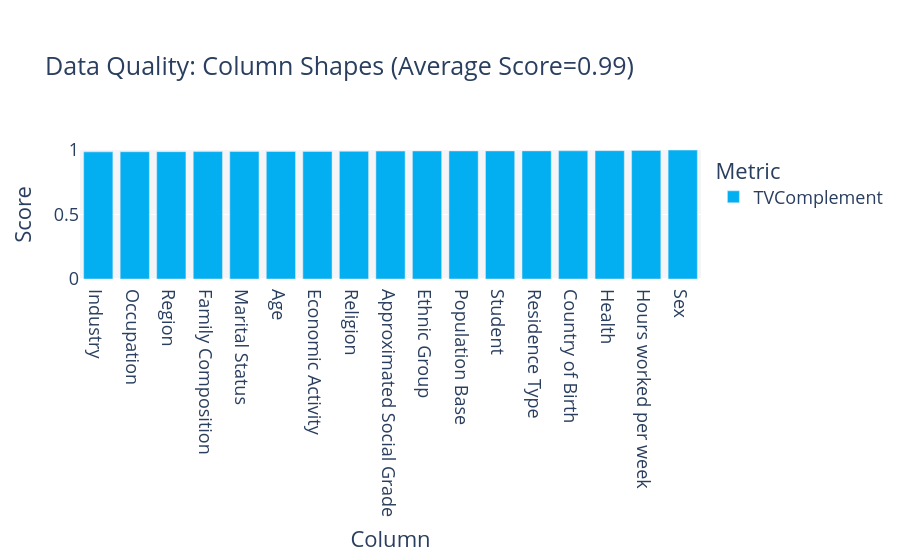

The notebook cell this image was saved under:
### Markdown cell above
## Statistical similarity evaluation

### Code cell
metadata = convert_metadata_to_sdm_format(full_ds.description.schema)
quality_report = QualityReport()
quality_report.generate(train_ds.data, synth_data.data, metadata)
fig = quality_report.get_visualization(property_name='Column Shapes')
fig.show()

results_exp['Column Pair Trends'] = quality_report.get_details('Column Pair Trends').mean()['Score']
results_exp['Column Shapes'] = quality_report.get_details('Column Shapes').mean()['Score']

### Figure 1 — Plotly figure (JSON) as saved in the notebook; plotly's stock layout.template omitted (floating-point values rounded to 4 significant figures)
{"data": [{"alignmentgroup": "True", "customdata": [["TVComplement"], ["TVComplement"], ["TVComplement"], ["TVComplement"], ["TVComplement"], ["TVComplement"], ["TVComplement"], ["TVComplement"], ["TVComplement"], ["TVComplement"], ["TVComplement"], ["TVComplement"], ["TVComplement"], ["TVComplement"], ["TVComplement"], ["TVComplement"], ["TVComplement"]], "hovertemplate": "<b>%{hovertext}</b><br><br>Metric=%{customdata[0]}<br>Score=%{y}<extra></extra>", "hovertext": ["Region", "Residence Type", "Family Composition", "Population Base", "Sex", "Age", "Marital Status", "Student", "Country of Birth", "Health", "Ethnic Group", "Religion", "Economic Activity", "Occupation", "Industry", "Hours worked per week", "Approximated Social Grade"], "legendgroup": "TVComplement", "marker": {"color": "#03AFF1", "pattern": {"shape": ""}}, "name": "TVComplement", "offsetgroup": "TVComplement", "orientation": "v", "showlegend": true, "textposition": "auto", "type": "bar", "x": ["Region", "Residence Type", "Family Composition", "Population Base", "Sex", "Age", "Marital Status", "Student", "Country of Birth", "Health", "Ethnic Group", "Religion", "Economic Activity", "Occupation", "Industry", "Hours worked per week", "Approximated Social Grade"], "xaxis": "x", "y": [0.9871, 0.9932, 0.9877, 0.9926, 0.9993, 0.9887, 0.988, 0.9928, 0.9938, 0.995, 0.9925, 0.9898, 0.989, 0.9865, 0.9855, 0.9969, 0.9915], "yaxis": "y"}], "layout": {"barmode": "relative", "font": {"size": 18}, "legend": {"title": {"text": "Metric"}, "tracegroupgap": 0}, "margin": {"t": 150}, "plot_bgcolor": "#F5F5F8", "title": {"text": "Data Quality: Column Shapes (Average Score=0.99)"}, "xaxis": {"anchor": "y", "categoryorder": "total ascending", "domain": [0, 1], "title": {"text": "Column"}}, "yaxis": {"anchor": "x", "domain": [0, 1], "range": [0, 1], "title": {"text": "Score"}}}}
